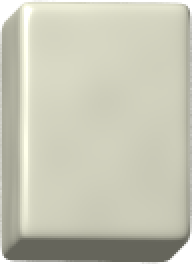
#> input picture src/makemahjongg/blank.png, 96 x 132 px (shown 2 times larger); its folder holds only this picture in this run
$ python -i tileutil.py   (imports and definitions only)
#> lines starting #> are read from the running program, lines starting #| are printed output that depends on the picture
"""makemahjongg v0.1.0
Tileset creator for GNOME Mahjongg

Given a directory containing 41 images, makemahjongg creates a tileset from them that can be used with
GNOME Mahjongg. The tileset is based on the blank tile from GNOME Mahjongg's 'smooth' theme.

Usage: makemahjongg source_directory output_file

The output file is a PNG which may be copied to Mahjongg's 'themes' directory
(/usr/share/gnome-mahjongg/themes, YMMV). After copying, it can be used in Mahjongg by opening preferences and
selecting it in the 'Theme' dropdown.

An image can be any size, makemahjongg will scale it to fit a tile. Generally images with an aspect ratio close
to 1:1 work best.

makemahjongg allows for embedding parameters into the filename. So far only one parameter is recognized:
resample. E.g. when a file inside source_directory is named this:

  31-childlike_empress__resample_NEAREST.png

...makemahjongg will resample the image using the NEAREST algorithm instead of the default LANCZOS. Valid values
for 'resample' are keys into PIL's Image.Resampling enum
(https://pillow.readthedocs.io/en/stable/handbook/concepts.html#filters).

Parameters are separated by double underscore. If someone expanded on the `parseparams` function below and added
e.g. a 'flip' parameter with values of 'horizontal', 'vertical', a filename such as

  31-childlike_empress__resample_NEAREST__flip_horizontal.png

would apply both resampling using NEAREST and horizontal flipping.

GNOME Mahjongg's rules include two groups of four 'bonus tiles' each, where any tile inside a group matches any
other tile within the same group: https://help.gnome.org/users/gnome-mahjongg/stable/bonustiles.html.en.
In the 'postmodern' theme for example, these are the four blue and the four yellow tiles. makemahjongg applies
rounded rectangles to these tiles to mark them as bonus tiles, so doing this on the input images is not
required.
"""
from glob import glob
from os import path
import re

from PIL import Image, ImageDraw, ImageEnhance


script_dir = path.abspath(path.dirname(__file__))


TILE_WIDTH = 96
TILE_CONTENTWIDTH = 80
TILE_HEIGHT = 132
TILE_CONTENTHEIGHT = 116
TILE_CONTENTXOFFSET = 6
TILE_CONTENTYOFFSET = -6
IMGFILE_BLANK = path.join(script_dir, "blank.png")
IMGFILE_BLANK_SELECTED = path.join(script_dir, "blank_selected.png")
IMGFILE_TILESET_BLANK = path.join(script_dir, "tileset_blank.png")
SELECTED_BRIGHTNESS_FACTOR = 1.25

# There are two 'bonus tile' groups of four tiles each, starting at index 33 and 38 respectively.
# A tile in a bonus group matches with any other tile within the same group.
# ImageDraw is used to mark these groups after tile generation.
#
BONUS_GROUP_1_INDEX = 33
BONUS_GROUP_2_INDEX = 38
BONUS_GROUP_COLORS = [
    None,
    ("#d819ea", "#f58bff"),  # (normal, selected) color for bonus group 1
    ("#1dbf4e", "#77e998"),  # (normal, selected) color for bonus group 2
]


"""The regex used in scanning a filename for parameters
"""
re_param = re.compile(r"__(?P<param>.+?)_(?P<value>.+?)(?=__|\.)")


def mktilepair(source, resample=None):
    """Create a normal and a selected tile for the given image.

    :param source: Input image path
    :param resample: A key into PIL's Image.Resampling enum. When none is given, LANCZOS is used.

    :return: A tuple of PIL.Image objects where the first is the normal tile,
        and the second is the selected tile.
    """
#> called with source = 'blank.png'
    srcimg = Image.open(source)
#> srcimg is the input picture: PIL image 96x132 RGBA; mean R, G, B, A 190.1, 190.1, 172.5, 244.6
    if (srcimg.mode != "RGBA"):
        srcimg = srcimg.convert("RGBA")
    w, h = srcimg.size
#> w = 96; h = 132
    is_landscape = w > h
#> is_landscape = False
    if is_landscape:
        scale = TILE_CONTENTWIDTH / w
        if int(scale * h) > TILE_CONTENTHEIGHT:
            scale *= TILE_CONTENTHEIGHT / int(scale * h)
    else:
        scale = TILE_CONTENTHEIGHT / h
#> scale = 0.879
        if int(scale * w) > TILE_CONTENTWIDTH:
            scale *= TILE_CONTENTWIDTH / int(scale * w)
#> scale = 0.837
    w_scaled, h_scaled = int(scale * w), int(scale * h)
#> w_scaled = 80; h_scaled = 110
    scaledimg = srcimg.resize(
        (w_scaled, h_scaled),
        resample=resample if resample is not None else Image.Resampling.LANCZOS
    )

    tile = Image.open(IMGFILE_BLANK)
    x_dst = TILE_CONTENTXOFFSET + (TILE_WIDTH - w_scaled) // 2
#> x_dst = 14
    y_dst = TILE_CONTENTYOFFSET + (TILE_HEIGHT - h_scaled) // 2
#> y_dst = 5
    tile.paste(scaledimg, (x_dst, y_dst), mask=scaledimg)
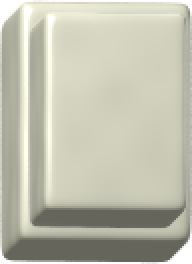
#> tile: PIL image 96x132 RGBA (shown 2 times larger); mean R, G, B, A 182.2, 182.2, 165.4, 243; transparent parts drawn white

#> (the run stopped early here; a loop or call above may not have finished)
